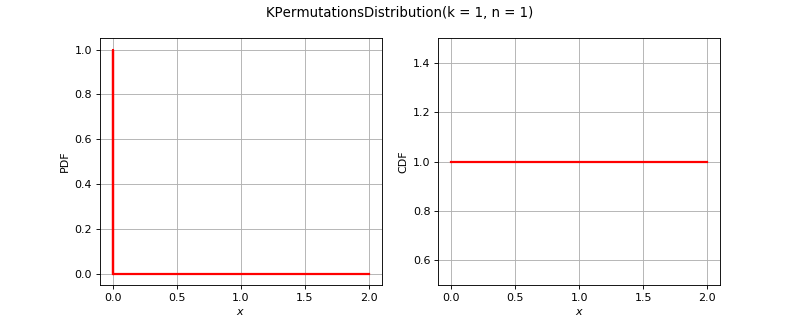

Recreate this plot in Python.
import openturns as ot
from matplotlib import pyplot as plt
from openturns.viewer import View
if ot.KPermutationsDistribution().__class__.__name__ == 'Bernoulli':
    distribution = ot.Bernoulli(0.7)
elif ot.KPermutationsDistribution().__class__.__name__ == 'Binomial':
    distribution = ot.Binomial(5, 0.2)
elif ot.KPermutationsDistribution().__class__.__name__ == 'ComposedDistribution':
    copula = ot.IndependentCopula(2)
    marginals = [ot.Uniform(1.0, 2.0), ot.Normal(2.0, 3.0)]
    distribution = ot.ComposedDistribution(marginals, copula)
elif ot.KPermutationsDistribution().__class__.__name__ == 'CumulativeDistributionNetwork':
    coll = [ot.Normal(2),ot.Dirichlet([0.5, 1.0, 1.5])]
    distribution = ot.CumulativeDistributionNetwork(coll, ot.BipartiteGraph([[0,1], [0,1]]))
elif ot.KPermutationsDistribution().__class__.__name__ == 'Histogram':
    distribution = ot.Histogram([-1.0, 0.5, 1.0, 2.0], [0.45, 0.4, 0.15])
elif ot.KPermutationsDistribution().__class__.__name__ == 'KernelMixture':
    kernel = ot.Uniform()
    sample = ot.Normal().getSample(5)
    bandwith = [1.0]
    distribution = ot.KernelMixture(kernel, bandwith, sample)
elif ot.KPermutationsDistribution().__class__.__name__ == 'MaximumDistribution':
    coll = [ot.Uniform(2.5, 3.5), ot.LogUniform(1.0, 1.2), ot.Triangular(2.0, 3.0, 4.0)]
    distribution = ot.MaximumDistribution(coll)
elif ot.KPermutationsDistribution().__class__.__name__ == 'Multinomial':
    distribution = ot.Multinomial(5, [0.2])
elif ot.KPermutationsDistribution().__class__.__name__ == 'RandomMixture':
    coll = [ot.Triangular(0.0, 1.0, 5.0), ot.Uniform(-2.0, 2.0)]
    weights = [0.8, 0.2]
    cst = 3.0
    distribution = ot.RandomMixture(coll, weights, cst)
elif ot.KPermutationsDistribution().__class__.__name__ == 'TruncatedDistribution':
    distribution = ot.TruncatedDistribution(ot.Normal(2.0, 1.5), 1.0, 4.0)
elif ot.KPermutationsDistribution().__class__.__name__ == 'UserDefined':
    distribution = ot.UserDefined([[0.0], [1.0], [2.0]], [0.2, 0.7, 0.1])
elif ot.KPermutationsDistribution().__class__.__name__ == 'ZipfMandelbrot':
    distribution = ot.ZipfMandelbrot(10, 2.5, 0.3)
else:
    distribution = ot.KPermutationsDistribution()
dimension = distribution.getDimension()
title = str(distribution)[:100].split('\n')[0]
if dimension == 1:
    distribution.setDescription(['$x$'])
    pdf_graph = distribution.drawPDF()
    cdf_graph = distribution.drawCDF()
    fig = plt.figure(figsize=(10, 4))
    pdf_axis = fig.add_subplot(121)
    cdf_axis = fig.add_subplot(122)
    View(pdf_graph, figure=fig, axes=[pdf_axis], add_legend=False)
    View(cdf_graph, figure=fig, axes=[cdf_axis], add_legend=False)
    fig.suptitle(title)
elif dimension == 2:
    distribution.setDescription(['$x_1$', '$x_2$'])
    pdf_graph = distribution.drawPDF()
    pdf_graph.setTitle(title)
    fig = plt.figure(figsize=(10, 5))
    pdf_axis = fig.add_subplot(111)
    View(pdf_graph, figure=fig, axes=[pdf_axis], add_legend=False, square_axes=True)
